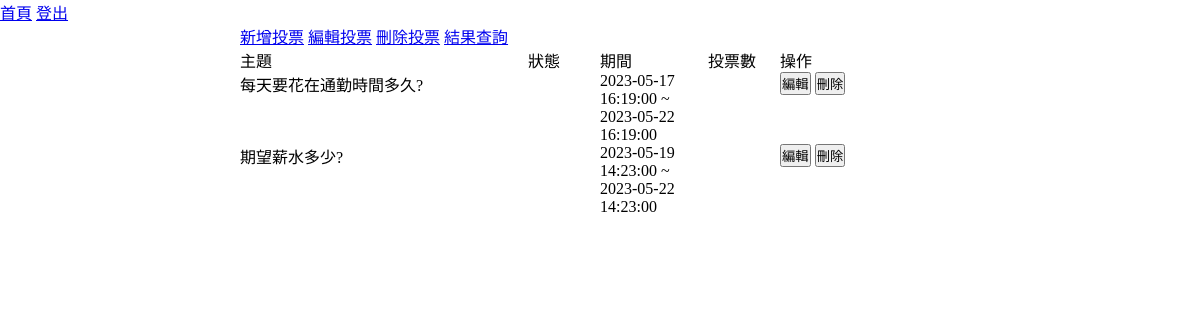
The app's page /backend_origin.php with its own data.
### tables this page shows
CREATE TABLE `topics` (
  `id` int(10) UNSIGNED NOT NULL,
  `subject` text NOT NULL,
  `open_time` datetime NOT NULL,
  `close_time` datetime NOT NULL,
  `type` int(1) UNSIGNED NOT NULL,
  `created_time` timestamp NOT NULL DEFAULT current_timestamp(),
  `updated_time` timestamp NOT NULL DEFAULT current_timestamp() ON UPDATE current_timestamp()
);

### backend_origin.php (the view, shortened to what this page needs)
<?php include_once "./db.php"; ?>
<!DOCTYPE html>
<html lang="en">
<head>
    <link rel="stylesheet" href="./css/style.css">
</head>
<body>
    <header>
        <a href="index.php">首頁</a>
        <a href="login.php">登出</a>
    </header>
    <main>
        <nav>
            <a href='./back/add_vote.php'>新增投票</a>
            <a href='./back/edit_vote.php'>編輯投票</a>
            <a href='./back/del_vote.php'>刪除投票</a>
            <a href='./back/query_vote.php'>結果查詢</a>
        </nav>
        <ul class="topic-list">
            <li class="list-row">
                <div class="list-item-title">主題</div>
                <div class="list-item-title">狀態</div>
                <div class="list-item-title">期間</div>
                <div class="list-item-title">投票數</div>
                <div class="list-item-title">操作</div>
            </li>
            <?php
            $sql = "select * from `topics`";
            $rows = $pdo->query($sql)->fetchAll(PDO::FETCH_ASSOC);
            foreach ($rows as $row) {
            ?>
                <li class="list-row">
                    <div class="list-item"><?= $row['subject']; ?></div>
                    <div class="list-item"></div>
                    <div class="list-item">
                        <?= $row['open_time'] . " ~ " . $row['close_time']; ?>
                    </div>
                    <div class="list-item"></div>
                    <div class="list-item">
                        <button onclick="location.href='./back/edit_vote.php?id=<?= $row['id']; ?>'">編輯</button>
                        <button onclick="location.href='./back/del_vote.php?id=<?= $row['id']; ?>'">刪除</button>
                    </div>
                </li>
            <?php
            }
            ?>
        </ul>
    </main>
</body>
</html>

### css/style.css (style rules this page uses)
* { box-sizing: border-box; margin:0; padding:0; }
main { width:60%; margin:auto; }
.topic-list, .vote-result, .vote-list { list-style-type: none; }
.list-row, .vote-option, .vote-option-title, .vote-subject, .vote-subject-title { display:flex; width:100%; }
.list-item-title:nth-child(1), .list-item:nth-child(1) { width:40%; }
.list-item-title:nth-child(2), .list-item:nth-child(2) { width:10%; }
.list-item-title:nth-child(3), .list-item:nth-child(3) { width:15%; }
.list-item-title:nth-child(4), .list-item:nth-child(4) { width:10%; }
.list-item-title:nth-child(5), .list-item:nth-child(5) { width:25%; }

### records on screen
topics: subject "每天要花在通勤時間多久?", open_time "2023-05-17 16:19:00", close_time "2023-05-22 16:19:00"
topics: subject "期望薪水多少?", open_time "2023-05-19 14:23:00", close_time "2023-05-22 14:23:00"
